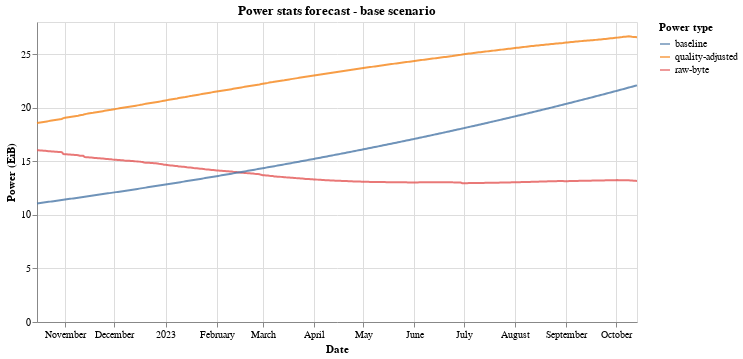

The notebook cell this image was saved under:
### Code cell
source = df[["date", "total_power", "power_type"]]
source["total_power"] = source["total_power"]/1024.0
source = pd.concat([source, baseline_df])

alt.Chart(source).mark_line(opacity=0.8).encode(
    x=alt.X('date:T', title="Date"),
    y=alt.Y('total_power:Q', title="Power (EiB)"),
    color=alt.Color('power_type:N', legend=alt.Legend(title="Power type"))
).properties(
    width=600, height=300, title="Power stats forecast - base scenario"
)

### Figure 1 — Vega-Lite specification as saved in the notebook (floating-point values rounded to 4 significant figures; data arrays with more than 128 entries replaced by an {"elided": "..."} marker saying what was removed)
{"config": {"view": {"continuousWidth": 400, "continuousHeight": 300}}, "data": {"name": "data-eef8cc681a36f4f85985a44999713817"}, "mark": {"type": "line", "opacity": 0.8}, "encoding": {"color": {"field": "power_type", "legend": {"title": "Power type"}, "type": "nominal"}, "x": {"field": "date", "title": "Date", "type": "temporal"}, "y": {"field": "total_power", "title": "Power (EiB)", "type": "quantitative"}}, "height": 300, "title": "Power stats forecast - base scenario", "width": 600, "$schema": "https://vega.github.io/schema/vega-lite/v4.17.0.json", "datasets": {"data-eef8cc681a36f4f85985a44999713817": {"elided": "1095 records"}}}
